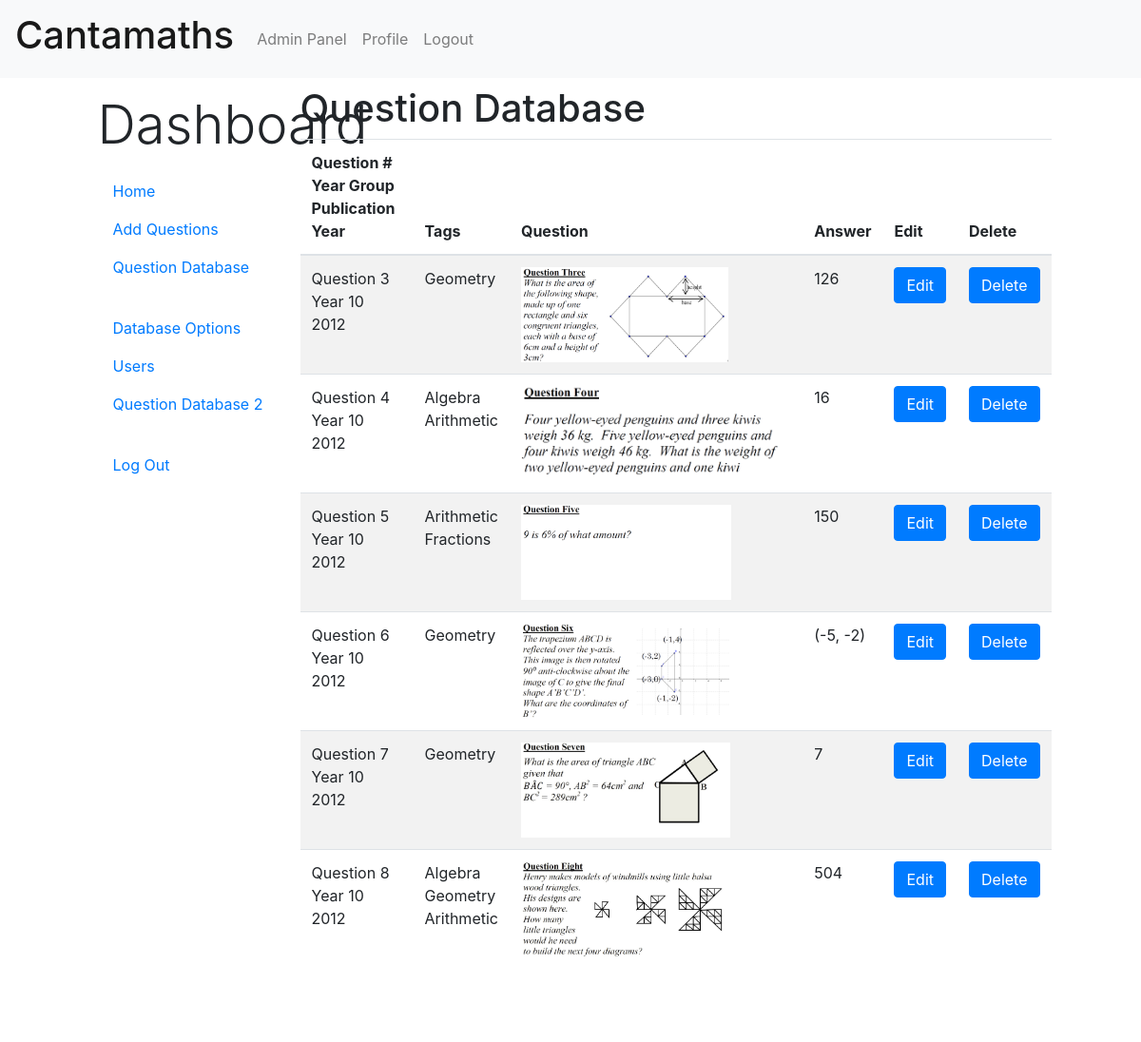
The app's page /website/index.php?page=adminpanel&tab=questiondb&qpage=8 (signed in) with its own data.
### tables this page shows
CREATE TABLE `question` (
  `questionID` int(10) NOT NULL,
  `qnumber` int(2) NOT NULL,
  `filename` varchar(1500) NOT NULL,
  `answer` varchar(200) NOT NULL,
  `levelID` int(2) NOT NULL,
  `yearID` int(3) NOT NULL
);

CREATE TABLE `level` (
  `levelID` int(2) NOT NULL,
  `levelname` int(2) NOT NULL
);

CREATE TABLE `year` (
  `yearID` int(3) NOT NULL,
  `yearname` int(5) NOT NULL
);

CREATE TABLE `questiontag` (
  `ID` int(11) NOT NULL,
  `questionID` int(11) NOT NULL,
  `tagID` int(11) NOT NULL
);

CREATE TABLE `tag` (
  `tagID` int(4) NOT NULL,
  `tagname` varchar(100) NOT NULL
);

### website/questiondb.php (the view, shortened to what this page needs)
<?php
$number_sql = "SELECT * FROM question";
$number_qry = mysqli_query($dbconnect, $number_sql);
$number_of_q = mysqli_num_rows($number_qry);
$results_per_page = 6;
$number_of_pages = ceil($number_of_q/$results_per_page);
if (!isset($_GET['qpage'])) {
  $qpage = 1;
} else {
  $qpage = $_GET['qpage'];
}
$page_first_result = ($qpage - 1) * $results_per_page;
$question_sql = "SELECT * FROM question
                INNER JOIN year ON question.yearid = year.yearID
                INNER JOIN level ON question.levelID = level.levelID
                ORDER BY yearname DESC, levelname ASC, qnumber ASC
                LIMIT $page_first_result , $results_per_page ";
$question_qry = mysqli_query($dbconnect, $question_sql);
 ?>
<h1>Question Database</h1>
<table class="table table-striped">
  <thead>
    <tr>
      <th scope="col">
        Question #<br>
        Year Group<br>
        Publication Year
      </th>
      <th>Tags</th>
      <th>Question</th>
      <th>Answer</th>
      <th>Edit</th>
      <th>Delete</th>
    </tr>
  </thead>
  <tbody>
    <?php
    if(mysqli_num_rows($question_qry) == 0) {
      echo "<p class='display-2 text-center p-5'>No Questions in Database</p>";
    } else {
      $question_aa = mysqli_fetch_assoc($question_qry);
        do {
            $questionID = $question_aa["questionID"];
            $question_year = $question_aa["yearname"];
            $question_level = $question_aa["levelname"];
            $qnumber = $question_aa["qnumber"];
            $filename = $question_aa["filename"];
            $answer = $question_aa["answer"];
            ?>
            <tr>
              <td>
                Question <?php echo "$qnumber";?><br>
                Year <?php echo "$question_level";?><br>
                <?php echo "$question_year";?>
              </td>
              <td>
              <?php
                  $taglist = array();
                  $questiontag_sql = "SELECT * FROM questiontag JOIN tag ON questiontag.tagID = tag.tagID  WHERE questionID = $questionID";
                  $questiontag_qry = mysqli_query($dbconnect, $questiontag_sql);
                  if(mysqli_num_rows($questiontag_qry) == 0) {
                    echo "No tags";
                  } else {
                    $questiontag_aa = mysqli_fetch_assoc($questiontag_qry);
                      do {
                        $tagID = $questiontag_aa['tagID'];
                        $name = $questiontag_aa['tagname'];
                        $single_tag = array("$tagID", "$name");
                        array_push($taglist, $single_tag);
                      } while ($questiontag_aa = mysqli_fetch_assoc($questiontag_qry));
                      if(count($taglist) == 0) {
                        echo "No tags for this question";
                      } else {
                        foreach ($taglist as $tag) {
                          echo "$tag[1]<br>";
                        }
                      }
                    }
               ?>
              </td>
              <td><img style='height:100px' <?php echo"src='questions/$filename'"?> alt=''></td>
              <td><?php echo"$answer"; ?></td>
              <td>
                <button type='button' class='btn btn-primary' data-toggle='modal' <?php echo"data-target='#editquestion_$qnumber'";?>>
                  Edit
                </button>
              </td>
              <td>
                <button type='button' class='btn btn-primary' data-toggle='modal' <?php echo"data-target='#deletequestion_$qnumber'";?>>
                  Delete
                </button>
              </td>
            </tr>
        <?php
          } while ($question_aa = mysqli_fetch_assoc($question_qry));
        };
        ?>
  </tbody>
</table>
<nav aria-label="Page navigation mt-5">
    <ul class="pagination justify-content-center">
        <li class="page-item <?php if($qpage <= 1){ echo 'disabled'; } ?>">
          <?php $prev = ($qpage - 1) ?>
            <a class="page-link"
                href="
            <?php
              if($qpage <= 1){
                echo '#';
              } else {
                echo "index.php?page=adminpanel&tab=questiondb&qpage=$prev";
              } ?>
              ">Previous</a>
        </li>
        <?php for($i = 1; $i <= $number_of_pages; $i++ ): ?>
        <li class="page-item <?php if($qpage == $i) {echo 'active'; } ?>">
            <a class="page-link" href="index.php?page=adminpanel&tab=questiondb&qpage=<?= $i; ?>"> <?= $i; ?> </a>
        </li>
        <?php endfor; ?>
        <li class="page-item <?php if($qpage >= $number_of_pages) { echo 'disabled'; } ?>">
            <a class="page-link"
              <?php $next = ($qpage + 1) ?>
                href="
              <?php
                if($page >= $number_of_pages){
                  echo '#';
                } else {
                  echo "index.php?page=adminpanel&tab=questiondb&qpage=$next";
                } ?>
                ">Next</a>
        </li>
    </ul>
</nav>

### records on screen
question: qnumber "3", levelID.levelname "10", yearID.yearname "2012", filename (picture), answer "126"
questiontag: tagID.tagname "Geometry"
question: qnumber "4", levelID.levelname "10", yearID.yearname "2012", tag "Algebra", tag "Arithmetic", filename (picture), answer "16"
question: qnumber "5", levelID.levelname "10", yearID.yearname "2012", tag "Arithmetic", tag "Fractions", filename (picture), answer "150"
question: qnumber "6", levelID.levelname "10", yearID.yearname "2012", tag "Geometry", filename (picture), answer "(-5, -2)"
question: qnumber "7", levelID.levelname "10", yearID.yearname "2012", tag "Geometry", filename (picture), answer "7"
question: qnumber "8", levelID.levelname "10", yearID.yearname "2012", tag "Algebra", tag "Geometry", tag "Arithmetic", filename (picture), answer "504"
